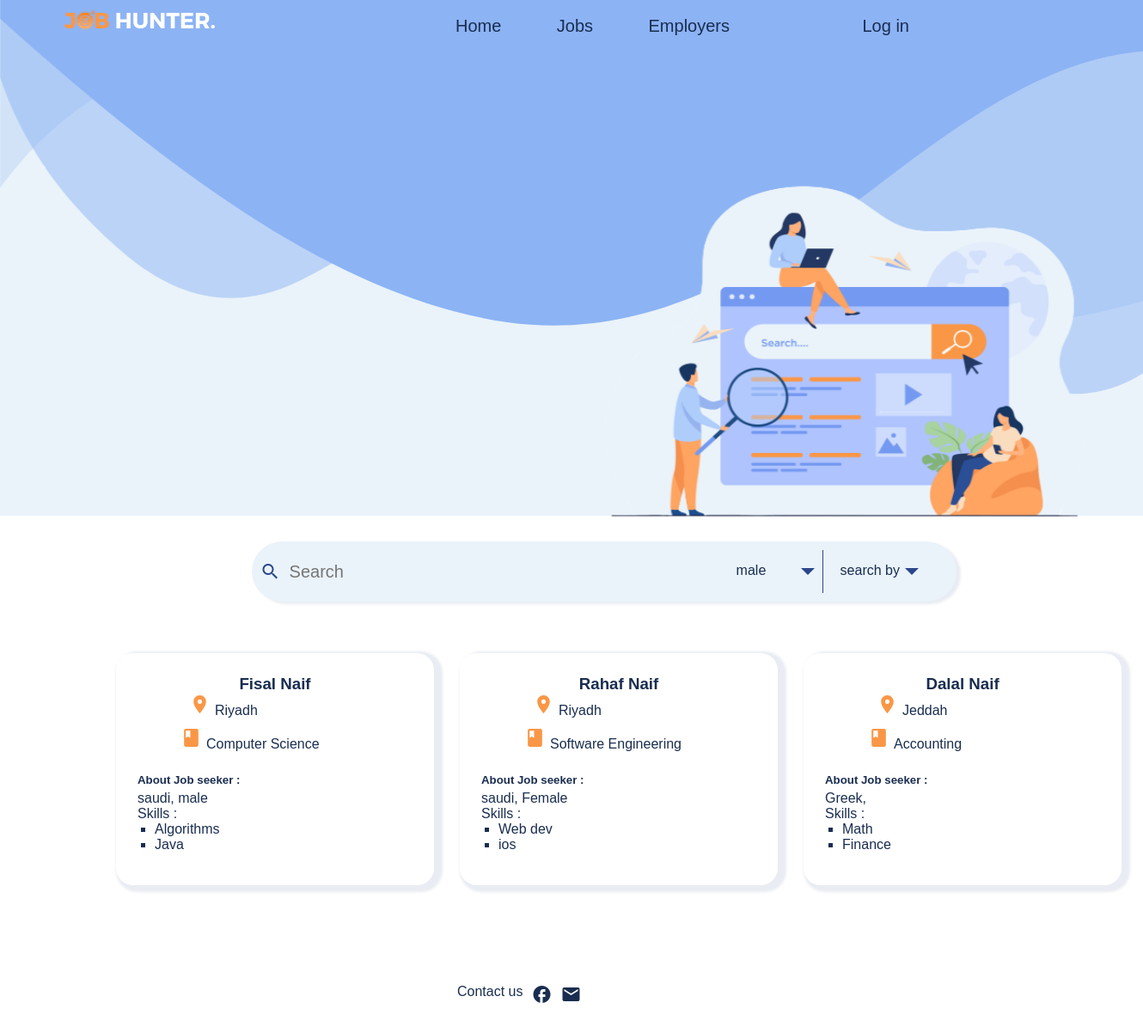
/jobSeekerSearch.php, run on the app's committed database.
### tables this page shows
CREATE TABLE `jobseeker` (
  `JobSeeker_ID` int(11) NOT NULL,
  `firstName` varchar(50) NOT NULL,
  `lastName` varchar(50) NOT NULL,
  `email` varchar(50) NOT NULL,
  `password` varchar(30) NOT NULL,
  `birthDate` date NOT NULL,
  `gender` varchar(10) NOT NULL,
  `nationality` varchar(50) NOT NULL,
  `city` varchar(50) NOT NULL,
  `phone` char(12) NOT NULL,
  `major` varchar(50) NOT NULL,
  `experince` text DEFAULT NULL,
  `skills` text DEFAULT NULL,
  `currentJob` varchar(50) DEFAULT NULL,
  `role` int(1) DEFAULT 1,
  `Website` text NOT NULL,
  `Github` text NOT NULL,
  `Instagram` text NOT NULL,
  `Facebook` text NOT NULL
);

CREATE TABLE `skills` (
  `skill_id` int(11) NOT NULL,
  `JobSeeker_email` varchar(30) NOT NULL,
  `skillName` varchar(100) NOT NULL
);

### jobSeekerSearch.php (the view, shortened to what this page needs)
<!DOCTYPE html>
<html>
    <head>
        <link rel="stylesheet" href="styles/jobSeekerSearch.css">
        <link rel="stylesheet" href="styles/NavbarStyles.css">
        <link rel="stylesheet" href="styles\Buttons.css" />
    </head>
    <body>
        <div class="container">
            <div class="custom-shape-divider-top-1612286857">
            </div>
            <div class="header">
                <nav class="navbar">
                    <div class="logo">
                        <img src="img/logo.png">
                    </div>
                    <div class="navbar-items">
                        <a href="home.php" class="navbar-item">Home</a>
                        <a href="jobSearch.php" class="navbar-item">Jobs</a>
                        <a href="EmployerSearch.php" class="navbar-item">Employers</a>
                        <a href="LogIn.php" class="navbar-item-span">Log in</a>
                    </div>
                </nav>
                <img src="img/search.png" class="home-img">
            </div>
            <div class="search">
                <form>
                    <div class="search-box">
                        <span class="material-icons" class="search-icon">search</span>
                        <input type="text" class="input" placeholder="Search" name="search">
                        <div class="dropdown">
                            <div class="default_option"><input type="text" name="gender" value="male" id="gender" style="background-color:transparent;border:none; outline:none; cursor:pointer;font-size: 16px;color:#192d50;" readonly></div>
                        </div>
                        <div class="dropdown2">
                            <div class="default_option">search by</div>
                        </div>
                        </div>
                    </div>
            </div>
            <div class="jobs">
            <?php
                if (!($database = mysqli_connect("localhost", "root", "")))
                    die("<p>Could not connect to database</p>");
                $search = $_GET['search'];
                $gender = $_GET['gender'];
                $skill = $_GET['skill'];
                $nation = $_GET['nation'];
                $major = $_GET['major'];
            ?>
                <div class="job-posts">
                    <ul>
                    <?php
                        if($search==''){
                            $query = "select firstName, lastName, email, gender, nationality, city, major from jobseeker";
                        }elseif(!empty($search) && ($skill=='') && ($nation=='') &&($major=='') &&($gender=='male')){
                            $query = "select firstName, lastName, email, gender, nationality, city, major from jobseeker WHERE gender='".$gender."' AND (firstName='".$search."' OR lastName='".$search."')";
                        }elseif(!empty($search) && ($skill=='') && ($nation=='') &&($major=='') &&($gender=='female')){
                            $query = "select firstName, lastName, email, gender, nationality, city, major from jobseeker WHERE gender='".$gender."' AND (firstName='".$search."' OR lastName='".$search."')";
                        }elseif(!empty($search) && ($skill=='') && !empty($nation) &&($major=='') &&($gender=='female')){
                            $query = "select firstName, lastName, email, gender, nationality, city, major from jobseeker WHERE gender='".$gender."' AND (firstName='".$search."' OR lastName='".$search."') AND nationality='".$nation."'";
                        }elseif(!empty($search) && ($skill=='') && !empty($nation) &&($major=='') &&($gender=='male')){
                            $query = "select firstName, lastName, email, gender, nationality, city, major from jobseeker WHERE gender='".$gender."' AND (firstName='".$search."' OR lastName='".$search."') AND nationality='".$nation."'";
                        }elseif(!empty($search) && ($skill=='') && ($nation=='') && !empty($major) &&($gender=='male')){
                            $query = "select firstName, lastName, email, gender, nationality, city, major from jobseeker WHERE gender='".$gender."' AND (firstName='".$search."' OR lastName='".$search."') AND major='".$major."'";
                        }elseif(!empty($search) && ($skill=='') && ($nation=='') && !empty($major) &&($gender=='female')){
                            $query = "select firstName, lastName, email, gender, nationality, city, major from jobseeker WHERE gender='".$gender."' AND (firstName='".$search."' OR lastName='".$search."') AND major='".$major."'";
                        }elseif(!empty($search) && ($skill=='') && !empty($nation) && !empty($major) &&($gender=='female')){
                            $query = "select firstName, lastName, email, gender, nationality, city, major from jobseeker WHERE gender='".$gender."' AND (firstName='".$search."' OR lastName='".$search."') AND major='".$major."' AND nationality='".$nation."'";
                        }elseif(!empty($search) && ($skill=='') && !empty($nation) && !empty($major) &&($gender=='male')){
                            $query = "select firstName, lastName, email, gender, nationality, city, major from jobseeker WHERE gender='".$gender."' AND (firstName='".$search."' OR lastName='".$search."') AND major='".$major."' AND nationality='".$nation."'";
                        }elseif(!empty($search) && !empty($skill) && ($nation=='') &&($major=='') &&($gender=='female')){
                            $query = "select firstName, lastName, email, gender, nationality, city, major from jobseeker WHERE gender='".$gender."' AND (firstName='".$search."' OR lastName='".$search."')";
                        }elseif(!empty($search) && !empty($skill) && ($nation=='') &&($major=='') &&($gender=='male')){
                            $query = "select firstName, lastName, email, gender, nationality, city, major from jobseeker WHERE gender='".$gender."' AND (firstName='".$search."' OR lastName='".$search."')";
                        }elseif(!empty($search) && !empty($skill) && !empty($nation) &&($major=='') &&($gender=='female')){
                            $query = "select firstName, lastName, email, gender, nationality, city, major from jobseeker WHERE gender='".$gender."' AND (firstName='".$search."' OR lastName='".$search."') AND nationality='".$nation."'";
                        }elseif(!empty($search) && !empty($skill) && !empty($nation) &&($major=='') &&($gender=='male')){
                            $query = "select firstName, lastName, email, gender, nationality, city, major from jobseeker WHERE gender='".$gender."' AND (firstName='".$search."' OR lastName='".$search."') AND nationality='".$nation."'";
                        }elseif(!empty($search) && !empty($skill) && !empty($nation) && !empty($major) &&($gender=='female')){
                            $query = "select firstName, lastName, email, gender, nationality, city, major from jobseeker WHERE gender='".$gender."' AND (firstName='".$search."' OR lastName='".$search."') AND nationality='".$nation."' AND major='".$major."'";
                        }elseif(!empty($search) && !empty($skill) && !empty($nation) && !empty($major) &&($gender=='male')){
                            $query = "select firstName, lastName, email, gender, nationality, city, major from jobseeker WHERE gender='".$gender."' AND (firstName='".$search."' OR lastName='".$search."') AND nationality='".$nation."' AND major='".$major."'";
                        }elseif(!empty($search) && !empty($skill) && ($nation=='') && !empty($major) &&($gender=='male')){
                            $query = "select firstName, lastName, email, gender, nationality, city, major from jobseeker WHERE gender='".$gender."' AND (firstName='".$search."' OR lastName='".$search."') AND major='".$major."'";
                        }elseif(!empty($search) && !empty($skill) && ($nation=='') && !empty($major) &&($gender=='female')){
                            $query = "select firstName, lastName, email, gender, nationality, city, major from jobseeker WHERE gender='".$gender."' AND (firstName='".$search."' OR lastName='".$search."') AND major='".$major."'";
                        }else{
                            echo '<p style="color: #192d50;font-size: 18px;text-align: center;margin-left:42%;">There is no job seekers</p>';
                        }
                        $result = mysqli_query($database, $query);
                        $rowcount=mysqli_num_rows($result);
                            if ($result && $rowcount>0) {
                                while ($data = mysqli_fetch_assoc($result)) {
                                    $email = $data['email'];
                                    $skillQuery = "select skillName from skills WHERE JobSeeker_email='".$email."' AND skillName='".$skill."'";
                                    $resultSkills = mysqli_query($database, $skillQuery);
                                    $rowcount=mysqli_num_rows($resultSkills);
                                    if($rowcount>0 || ($skill=='')){
                                        print '<li class="post">';
                                        print '<div class="post-content">';
                                        print '<a href="JobSeekerViewProf.html">';
                                        print '<h3>'. $data['firstName'] .' '.$data['lastName'].'</h3>';
                                        print '<span class="icon-side">'. $data['city'] .'</span><br>';
                                        print '<svg class="major-icon" xmlns="http://www.w3.org/2000/svg" viewBox="0 0 24 24" fill="black" width="18px" height="18px"><path d="M0 0h24v24H0z" fill="none"/><path d="M18 2H6c-1.1 0-2 .9-2 2v16c0 1.1.9 2 2 2h12c1.1 0 2-.9 2-2V4c0-1.1-.9-2-2-2zM6 4h5v8l-2.5-1.5L6 12V4z"/></svg>';
                                        print '<span class="icon-side">'.$data['major'].'</span>';
                                        print '<h5>About Job seeker :</h5>';
                                        print '<p class="descrption">'.$data['nationality'].', '.$data['gender'].'</p>';
                                        print '<ol id="skills">Skills :';
                                        $query2 = "select skillName from skills WHERE JobSeeker_email='".$email."'";
                                        $result2 = mysqli_query($database, $query2);
                                        if($result2){
                                            $i= 0;
                                            while ($data2 = mysqli_fetch_assoc($result2)) {
                                                if($i<2){
                                                    print '<li>'.$data2['skillName'].'</li>';
                                                    $i++;
                                                }
                                            }
                                        }
                                        print '</ol>';
                                        print '</a>';
                                        print '</div>';
                                        print '</li>';
                                    }
                                }
                            }else{
                                echo '<p style="color: #192d50;font-size: 18px;text-align: center;margin-left:42%;">There is no job seekers</p>';
                            }
                        ?>
                    </ul>
                </div>
            </div>
            <div class="footer">
                <div class="footer-content">
                    <p>Contact us</p>
                    <span class="material-icons">facebook</span>
                    <a href="mailto:jobhunter@ksu.com"><span class="material-icons">email</span></a>
                </div>
                <div class="shape-footer" style="height: 150px; overflow: hidden;"><svg viewBox="0 0 500 150" preserveAspectRatio="none"
                    style="height: 100%; width: 100%;">
                    <path d="M-15.58,-15.49 C-16.70,110.81 186.45,57.52 502.48,59.50 L500.00,0.00 L0.00,0.00 Z"
                        style="stroke: none; fill: #8CB3F4;"></path>
                </svg></div>
            </div>
    </body>
</html>

### data on the page
jobseeker: firstName "Fisal", lastName "Naif", city "Riyadh", major "Computer Science", nationality "saudi", gender "male"
skills: skillName "Algorithms"
skills: skillName "Java"
jobseeker: firstName "Rahaf", lastName "Naif", city "Riyadh", major "Software Engineering", nationality "saudi", gender "Female"
skills: skillName "Web dev"
skills: skillName "ios"
jobseeker: firstName "Dalal", lastName "Naif", city "Jeddah", major "Accounting", nationality "Greek"
skills: skillName "Math"
skills: skillName "Finance"
